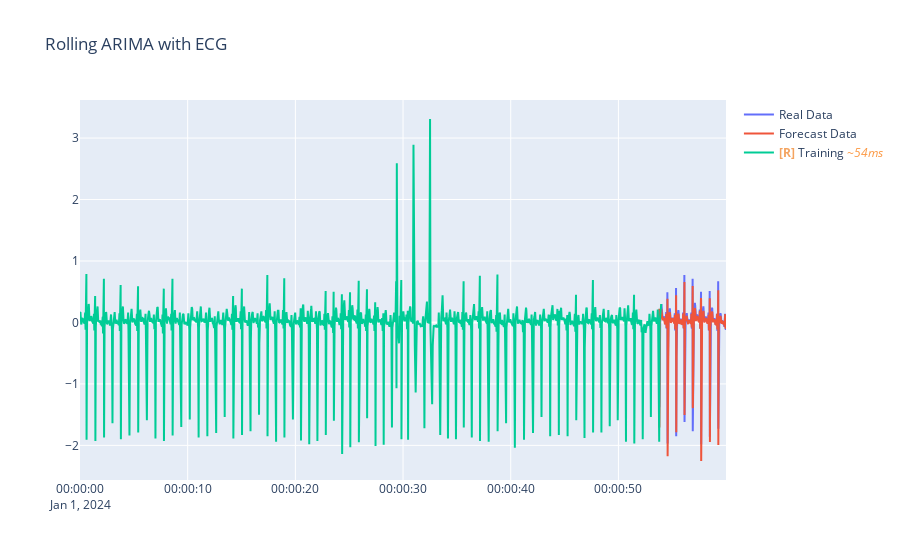

The code cell stored with this chart in its notebook:
### Code cell
fig = go.Figure()
fig.update_layout(title="Rolling ARIMA with ECG")
fig.add_trace(go.Scatter(x=df_test['ds'], y=df_test['y'], mode='lines', name='Real Data'))
fig.add_trace(go.Scatter(x=df_test['ds'], y=arima_preds.reshape(-1), mode='lines', name='Forecast Data'))
fig.add_trace(go.Scatter(x=df_train['ds'], y=df_train['y'], mode='lines', name='Training'))
fig.show()

### Figure 1 — Plotly figure (JSON) as saved in the notebook; plotly's stock layout.template omitted (floating-point values rounded to 4 significant figures; data arrays with more than 128 entries replaced by an {"elided": "..."} marker saying what was removed)
{"data": [{"mode": "lines", "name": "Real Data", "type": "scatter", "uid": "c60c9d2f-8da0-470b-841d-10b983b53b5c", "x": {"elided": "794 str values"}, "y": {"elided": "794 float values"}}, {"mode": "lines", "name": "Forecast Data", "type": "scatter", "uid": "72bd22bf-2dce-42b7-9c1b-9deec3bb24af", "x": {"elided": "794 str values"}, "y": {"elided": "794 float values"}}, {"mode": "lines", "name": "<b style=\"color:sandybrown\">[R]</b> Training <i style=\"color:#fc9944\">~54ms</i>", "type": "scatter", "uid": "a0a98764-e504-4087-adfe-13367c1bf8e4", "x": {"elided": "1000 str values"}, "y": {"elided": "1000 float values"}}], "layout": {"title": {"text": "Rolling ARIMA with ECG"}}}
